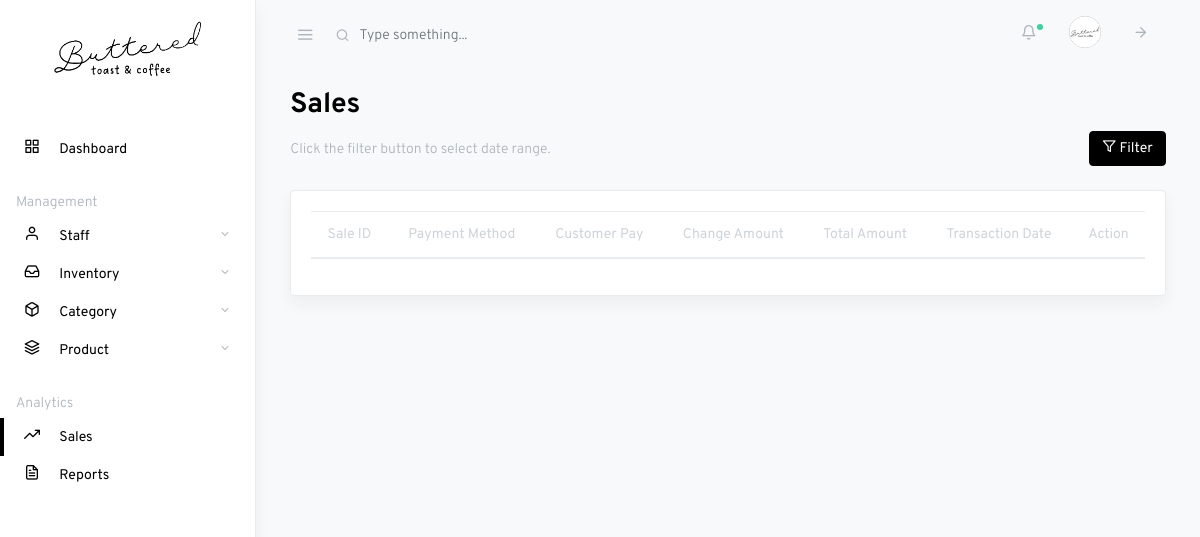
Page /owner-sales.php (signed in) on the earlier database version.
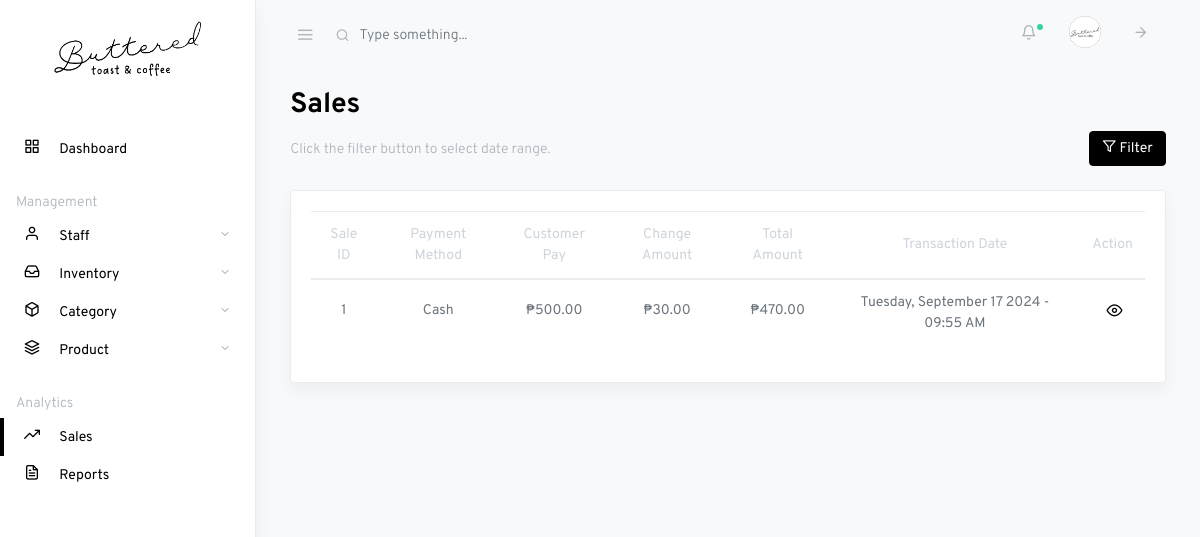
Same page on the later database version.
### tables this page shows
CREATE TABLE `sales` (
  `sale_id` int(11) NOT NULL,
  `total_amount` decimal(11,2) NOT NULL,
  `customer_pay` decimal(11,2) NOT NULL,
  `change_amount` decimal(11,2) NOT NULL,
  `payment_method` text NOT NULL,
  `transaction_date` timestamp(6) NOT NULL DEFAULT current_timestamp(6) ON UPDATE current_timestamp(6)
);

### owner-sales.php (the view, shortened to what the changed rows need)
<!DOCTYPE html>
<html lang="en">
<head>
    <?php include 'partials/header.php'; ?>
    <link rel="stylesheet" href="css/dataTables.bootstrap4.css">
</head>
<body class="vertical  light">
    <div class="wrapper">
        <?php include 'partials/owner-navbar.php'; ?>
        <main role="main" class="main-content">
            <div class="container-fluid">
                <div class="row justify-content-center">
                    <div class="col-12">
                        <h2 class="page-title">Sales</h2>
                        <div class="row my-4">
                            <div class="col-md-12">
                                <div class="card shadow">
                                    <div class="card-body">
                                        <table class="table datatables" id="dataTable-1">
                                            <thead>
                                                <tr class="text-center">
                                                    <th>Sale ID</th>
                                                    <th>Payment Method</th>
                                                    <th>Customer Pay</th>
                                                    <th>Change Amount</th>
                                                    <th>Total Amount</th>
                                                    <th>Transaction Date</th>
                                                    <th>Action</th>
                                                </tr>
                                            </thead>
                                            <tbody>
                                                <?php
                                                $sql1 = "SELECT * FROM sales";
                                                $r = mysqli_query($link, $sql1);
                                                if ($r->num_rows > 0) {
                                                    while ($row1 = mysqli_fetch_assoc($r)) {
                                                        ?>
                                                        <tr class="text-center">
                                                            <td>
                                                                <p class="fw-normal mb-1">
                                                                    <?php echo $row1['sale_id']; ?>
                                                                </p>
                                                            </td>
                                                            <td>
                                                                <p class="fw-normal mb-1">
                                                                    <?php echo $row1['payment_method']; ?>
                                                                </p>
                                                            </td>
                                                            <td>
                                                                <p class="fw-normal mb-1">
                                                                    ₱<?php echo $row1['customer_pay']; ?>
                                                                </p>
                                                            </td>
                                                            <td>
                                                                <p class="fw-normal mb-1">
                                                                    ₱<?php echo $row1['change_amount']; ?>
                                                                </p>
                                                            </td>
                                                            <td>
                                                                <p class="fw-normal mb-1">
                                                                    ₱<?php echo $row1['total_amount']; ?>
                                                                </p>
                                                            </td>
                                                            <td>
                                                                <?php
                                                                $formattedDate = date("l, F j Y - h:i A", strtotime($row1["transaction_date"]));
                                                                ?>
                                                                <span
                                                                    class="formatted-date"><?php echo $formattedDate; ?></span>
                                                            </td>
                                                            <td>
                                                                <div class="d-inline">
                                                                    <a class="ml-1 action-icon" href="#" data-toggle="modal"
                                                                        type="button"
                                                                        data-target="#view-sales-items-<?php echo $row1['sale_id'] ?>">
                                                                        <i class="fe fe-eye fe-16"></i>
                                                                    </a>
                                                                </div>
                                                            </td>
                                                        </tr>
                                                        <?php
                                                    }
                                                }
                                                ?>
                                            </tbody>
                                        </table>
                                    </div>
                                </div>
                            </div>
                        </div>
                    </div>
                </div>
            </div>
        </main>
    </div>
</body>
</html>

Differences in the rows shown:
added sales: sale_id "1", payment_method "Cash", customer_pay "500.00", change_amount "30.00", total_amount "470.00", transaction_date "Tuesday, September 17 2024 - 09:55 AM"
